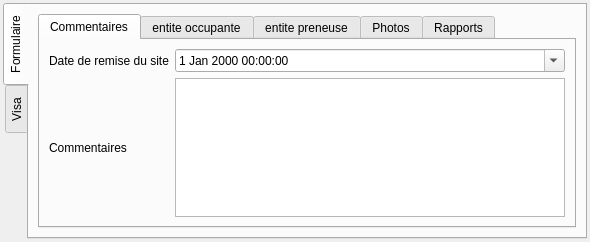
<?xml version="1.0" encoding="UTF-8"?>
<ui version="4.0">
 <class>Form</class>
 <widget class="QWidget" name="Form">
  <property name="geometry">
   <rect>
    <x>0</x>
    <y>0</y>
    <width>590</width>
    <height>242</height>
   </rect>
  </property>
  <property name="contextMenuPolicy">
   <enum>Qt::PreventContextMenu</enum>
  </property>
  <property name="windowTitle">
   <string>Form</string>
  </property>
  <layout class="QVBoxLayout" name="verticalLayout_20">
   <property name="leftMargin">
    <number>3</number>
   </property>
   <property name="topMargin">
    <number>3</number>
   </property>
   <property name="rightMargin">
    <number>3</number>
   </property>
   <property name="bottomMargin">
    <number>3</number>
   </property>
   <item>
    <widget class="QTabWidget" name="tabWidget_formvisa">
     <property name="tabPosition">
      <enum>QTabWidget::West</enum>
     </property>
     <property name="currentIndex">
      <number>0</number>
     </property>
     <widget class="QWidget" name="tab_15">
      <attribute name="title">
       <string>Formulaire</string>
      </attribute>
      <layout class="QVBoxLayout" name="verticalLayout_18">
       <property name="leftMargin">
        <number>0</number>
       </property>
       <property name="topMargin">
        <number>0</number>
       </property>
       <property name="rightMargin">
        <number>0</number>
       </property>
       <property name="bottomMargin">
        <number>0</number>
       </property>
       <item>
        <widget class="QStackedWidget" name="stackedWidget_2">
         <property name="currentIndex">
          <number>5</number>
         </property>
         <widget class="QWidget" name="NCA">
          <layout class="QVBoxLayout" name="verticalLayout_3">
           <item>
            <widget class="QTabWidget" name="tabWidget">
             <property name="currentIndex">
              <number>0</number>
             </property>
             <widget class="QWidget" name="tab">
              <attribute name="title">
               <string>Description</string>
              </attribute>
              <layout class="QVBoxLayout" name="verticalLayout_24">
               <item>
                <widget class="QGroupBox" name="groupBox_3">
                 <property name="title">
                  <string>Catégorie</string>
                 </property>
                 <layout class="QVBoxLayout" name="verticalLayout_11">
                  <item>
                   <widget class="QComboBox" name="comboBox_ncathcategorie"/>
                  </item>
                 </layout>
                </widget>
               </item>
               <item>
                <widget class="QTextBrowser" name="textBrowser_ncadescription">
                 <property name="readOnly">
                  <bool>false</bool>
                 </property>
                </widget>
               </item>
              </layout>
             </widget>
             <widget class="QWidget" name="tab_3">
              <attribute name="title">
               <string>Thèmes</string>
              </attribute>
              <layout class="QVBoxLayout" name="verticalLayout_10">
               <item>
                <widget class="QGroupBox" name="groupBox_2">
                 <property name="title">
                  <string>Thèmes concernés</string>
                 </property>
                 <layout class="QGridLayout" name="gridLayout_5">
                  <item row="0" column="1">
                   <widget class="QCheckBox" name="checkBox_ncathsecurite">
                    <property name="text">
                     <string>Sécurité</string>
                    </property>
                   </widget>
                  </item>
                  <item row="0" column="0">
                   <widget class="QCheckBox" name="checkBox_ncathqualite">
                    <property name="text">
                     <string>Qualité</string>
                    </property>
                   </widget>
                  </item>
                  <item row="0" column="2">
                   <widget class="QCheckBox" name="checkBox_ncathenvironnement">
                    <property name="text">
                     <string>Environnement</string>
                    </property>
                   </widget>
                  </item>
                  <item row="1" column="0">
                   <widget class="QCheckBox" name="checkBox_ncathouvrage">
                    <property name="text">
                     <string>Ouvrage</string>
                    </property>
                   </widget>
                  </item>
                  <item row="1" column="1">
                   <widget class="QCheckBox" name="checkBox_ncathsystem">
                    <property name="text">
                     <string>Système</string>
                    </property>
                   </widget>
                  </item>
                  <item row="1" column="2">
                   <widget class="QCheckBox" name="checkBox_ncathreglementaire">
                    <property name="text">
                     <string>Réglementaire</string>
                    </property>
                   </widget>
                  </item>
                  <item row="2" column="1" colspan="2">
                   <widget class="QTextBrowser" name="textBrowser_ncathcommentaire">
                    <property name="readOnly">
                     <bool>false</bool>
                    </property>
                   </widget>
                  </item>
                  <item row="2" column="0">
                   <widget class="QLabel" name="label_10">
                    <property name="text">
                     <string>Observation / autre</string>
                    </property>
                   </widget>
                  </item>
                 </layout>
                </widget>
               </item>
              </layout>
             </widget>
             <widget class="QWidget" name="tab_4">
              <attribute name="title">
               <string>Processus</string>
              </attribute>
              <layout class="QGridLayout" name="gridLayout_7">
               <item row="0" column="0">
                <widget class="QTextBrowser" name="textBrowser_ncaprocessus">
                 <property name="readOnly">
                  <bool>false</bool>
                 </property>
                </widget>
               </item>
              </layout>
             </widget>
             <widget class="QWidget" name="tab_5">
              <attribute name="title">
               <string>Cause</string>
              </attribute>
              <layout class="QVBoxLayout" name="verticalLayout_12">
               <item>
                <widget class="QTextBrowser" name="textBrowser_ncacause">
                 <property name="readOnly">
                  <bool>false</bool>
                 </property>
                </widget>
               </item>
              </layout>
             </widget>
             <widget class="QWidget" name="tab_2">
              <attribute name="title">
               <string>Photos</string>
              </attribute>
              <layout class="QVBoxLayout" name="verticalLayout_9"/>
             </widget>
             <widget class="QWidget" name="tab_6">
              <attribute name="title">
               <string>Plans</string>
              </attribute>
              <layout class="QVBoxLayout" name="verticalLayout_6"/>
             </widget>
            </widget>
           </item>
          </layout>
         </widget>
         <widget class="QWidget" name="NCB">
          <layout class="QVBoxLayout" name="verticalLayout_4">
           <item>
            <widget class="QTabWidget" name="tabWidget_propo">
             <property name="currentIndex">
              <number>0</number>
             </property>
             <widget class="QWidget" name="tab_8">
              <attribute name="title">
               <string>Proposition</string>
              </attribute>
              <layout class="QVBoxLayout" name="verticalLayout_5"/>
             </widget>
             <widget class="QWidget" name="tab_9">
              <attribute name="title">
               <string>Avis</string>
              </attribute>
              <layout class="QGridLayout" name="gridLayout_10">
               <item row="4" column="1">
                <widget class="QFrame" name="frame_choisresp">
                 <property name="frameShape">
                  <enum>QFrame::StyledPanel</enum>
                 </property>
                 <property name="frameShadow">
                  <enum>QFrame::Raised</enum>
                 </property>
                 <layout class="QVBoxLayout" name="verticalLayout_15"/>
                </widget>
               </item>
               <item row="2" column="1">
                <widget class="QDateEdit" name="dateEdit_datecible">
                 <property name="calendarPopup">
                  <bool>true</bool>
                 </property>
                </widget>
               </item>
               <item row="0" column="0">
                <widget class="QLabel" name="label_11">
                 <property name="text">
                  <string>Acceptation MOE</string>
                 </property>
                </widget>
               </item>
               <item row="2" column="0">
                <widget class="QLabel" name="label_12">
                 <property name="text">
                  <string>Date cible</string>
                 </property>
                </widget>
               </item>
               <item row="6" column="0">
                <widget class="QLabel" name="label_13">
                 <property name="text">
                  <string>Observation</string>
                 </property>
                </widget>
               </item>
               <item row="4" column="0">
                <widget class="QLabel" name="label_14">
                 <property name="text">
                  <string>Responsable</string>
                 </property>
                </widget>
               </item>
               <item row="0" column="1">
                <widget class="QComboBox" name="comboBox_acceptation"/>
               </item>
               <item row="6" column="1">
                <widget class="QTextBrowser" name="textBrowser_ncbobs">
                 <property name="readOnly">
                  <bool>false</bool>
                 </property>
                </widget>
               </item>
              </layout>
             </widget>
            </widget>
           </item>
          </layout>
         </widget>
         <widget class="QWidget" name="NCC">
          <layout class="QGridLayout" name="gridLayout_9">
           <item row="2" column="0">
            <widget class="QTabWidget" name="tabWidget_verif">
             <property name="currentIndex">
              <number>0</number>
             </property>
             <widget class="QWidget" name="tab_12">
              <attribute name="title">
               <string>Formulaire</string>
              </attribute>
              <layout class="QGridLayout" name="gridLayout_12">
               <item row="2" column="0">
                <widget class="QLabel" name="label_16">
                 <property name="text">
                  <string>Observation</string>
                 </property>
                </widget>
               </item>
               <item row="2" column="1">
                <widget class="QTextBrowser" name="textBrowser_etatverif">
                 <property name="readOnly">
                  <bool>false</bool>
                 </property>
                </widget>
               </item>
               <item row="0" column="1">
                <widget class="QComboBox" name="comboBox_etatverif"/>
               </item>
               <item row="0" column="0">
                <widget class="QLabel" name="label_15">
                 <property name="text">
                  <string>Etat</string>
                 </property>
                </widget>
               </item>
               <item row="1" column="0">
                <widget class="QLabel" name="label_17">
                 <property name="text">
                  <string>Date vérif</string>
                 </property>
                </widget>
               </item>
               <item row="1" column="1">
                <widget class="QDateEdit" name="dateEdit_etatverif">
                 <property name="calendarPopup">
                  <bool>true</bool>
                 </property>
                </widget>
               </item>
              </layout>
             </widget>
             <widget class="QWidget" name="tab_14">
              <attribute name="title">
               <string>Photos</string>
              </attribute>
              <layout class="QVBoxLayout" name="verticalLayout_17"/>
             </widget>
            </widget>
           </item>
          </layout>
         </widget>
         <widget class="QWidget" name="NCD">
          <layout class="QGridLayout" name="gridLayout_8">
           <item row="0" column="0">
            <widget class="QLabel" name="label_18">
             <property name="text">
              <string>Levée de reserve</string>
             </property>
            </widget>
           </item>
           <item row="0" column="1">
            <widget class="QComboBox" name="comboBox_leveres"/>
           </item>
           <item row="1" column="0">
            <widget class="QLabel" name="label_19">
             <property name="text">
              <string>Observation</string>
             </property>
            </widget>
           </item>
           <item row="1" column="1">
            <widget class="QTextBrowser" name="textBrowser_leveres">
             <property name="readOnly">
              <bool>false</bool>
             </property>
            </widget>
           </item>
          </layout>
         </widget>
         <widget class="QWidget" name="NCE">
          <layout class="QGridLayout" name="gridLayout_11">
           <item row="0" column="0">
            <widget class="QLabel" name="label_20">
             <property name="text">
              <string>Action corrective ?</string>
             </property>
            </widget>
           </item>
           <item row="0" column="1">
            <widget class="QComboBox" name="comboBox_actioncorr"/>
           </item>
           <item row="1" column="0">
            <widget class="QLabel" name="label_21">
             <property name="text">
              <string>Commentaire</string>
             </property>
            </widget>
           </item>
           <item row="1" column="1">
            <widget class="QTextBrowser" name="textBrowser_actioncorr">
             <property name="readOnly">
              <bool>false</bool>
             </property>
            </widget>
           </item>
          </layout>
         </widget>
         <widget class="QWidget" name="PVA">
          <layout class="QVBoxLayout" name="verticalLayout">
           <item>
            <widget class="QTabWidget" name="tabWidget_pvmisedispo">
             <property name="currentIndex">
              <number>0</number>
             </property>
             <widget class="QWidget" name="tab_17">
              <attribute name="title">
               <string>Commentaires</string>
              </attribute>
              <layout class="QGridLayout" name="gridLayout_13">
               <item row="0" column="0">
                <widget class="QLabel" name="label_22">
                 <property name="text">
                  <string>Date de remise du site</string>
                 </property>
                </widget>
               </item>
               <item row="1" column="0">
                <widget class="QLabel" name="label_23">
                 <property name="text">
                  <string>Commentaires</string>
                 </property>
                </widget>
               </item>
               <item row="1" column="1">
                <widget class="QTextBrowser" name="textBrowser_pva">
                 <property name="readOnly">
                  <bool>false</bool>
                 </property>
                </widget>
               </item>
               <item row="0" column="1">
                <widget class="QDateTimeEdit" name="dateTimeEdit_pva">
                 <property name="calendarPopup">
                  <bool>true</bool>
                 </property>
                </widget>
               </item>
              </layout>
             </widget>
             <widget class="QWidget" name="tab_7">
              <attribute name="title">
               <string>entite occupante</string>
              </attribute>
              <layout class="QVBoxLayout" name="verticalLayout_23" stretch="1,10">
               <item>
                <widget class="QGroupBox" name="groupBox_10">
                 <property name="title">
                  <string>Marché</string>
                 </property>
                 <layout class="QGridLayout" name="gridLayout_14" columnstretch="1,10">
                  <item row="0" column="0">
                   <widget class="QLabel" name="label_26">
                    <property name="text">
                     <string>n° marche</string>
                    </property>
                   </widget>
                  </item>
                  <item row="0" column="1">
                   <widget class="QFrame" name="frame_entocc_marche">
                    <property name="frameShape">
                     <enum>QFrame::StyledPanel</enum>
                    </property>
                    <property name="frameShadow">
                     <enum>QFrame::Raised</enum>
                    </property>
                    <layout class="QVBoxLayout" name="verticalLayout_13">
                     <property name="leftMargin">
                      <number>0</number>
                     </property>
                     <property name="topMargin">
                      <number>0</number>
                     </property>
                     <property name="rightMargin">
                      <number>0</number>
                     </property>
                     <property name="bottomMargin">
                      <number>0</number>
                     </property>
                    </layout>
                   </widget>
                  </item>
                 </layout>
                </widget>
               </item>
               <item>
                <widget class="QGroupBox" name="groupBox_entocc_sign">
                 <property name="title">
                  <string>Signature</string>
                 </property>
                 <layout class="QVBoxLayout" name="verticalLayout_32"/>
                </widget>
               </item>
              </layout>
             </widget>
             <widget class="QWidget" name="tab_10">
              <attribute name="title">
               <string>entite preneuse</string>
              </attribute>
              <layout class="QVBoxLayout" name="verticalLayout_22" stretch="1,10">
               <item>
                <widget class="QGroupBox" name="groupBox_9">
                 <property name="title">
                  <string>Marché</string>
                 </property>
                 <layout class="QGridLayout" name="gridLayout_6" columnstretch="1,10">
                  <item row="0" column="0">
                   <widget class="QLabel" name="label_24">
                    <property name="text">
                     <string>n° marche</string>
                    </property>
                   </widget>
                  </item>
                  <item row="0" column="1">
                   <widget class="QFrame" name="frame_entpren_marche">
                    <property name="frameShape">
                     <enum>QFrame::StyledPanel</enum>
                    </property>
                    <property name="frameShadow">
                     <enum>QFrame::Raised</enum>
                    </property>
                    <layout class="QVBoxLayout" name="verticalLayout_14">
                     <property name="leftMargin">
                      <number>0</number>
                     </property>
                     <property name="topMargin">
                      <number>0</number>
                     </property>
                     <property name="rightMargin">
                      <number>0</number>
                     </property>
                     <property name="bottomMargin">
                      <number>0</number>
                     </property>
                    </layout>
                   </widget>
                  </item>
                 </layout>
                </widget>
               </item>
               <item>
                <widget class="QGroupBox" name="groupBox_entpren_sign">
                 <property name="title">
                  <string>Signature</string>
                 </property>
                 <layout class="QVBoxLayout" name="verticalLayout_27"/>
                </widget>
               </item>
              </layout>
             </widget>
             <widget class="QWidget" name="tab_11">
              <attribute name="title">
               <string>Photos</string>
              </attribute>
              <layout class="QVBoxLayout" name="verticalLayout_16"/>
             </widget>
             <widget class="QWidget" name="tab_13">
              <attribute name="title">
               <string>Rapports</string>
              </attribute>
              <layout class="QVBoxLayout" name="verticalLayout_21"/>
             </widget>
            </widget>
           </item>
          </layout>
         </widget>
         <widget class="QWidget" name="page_4">
          <layout class="QVBoxLayout" name="verticalLayout_7">
           <item>
            <widget class="QScrollArea" name="scrollArea">
             <property name="widgetResizable">
              <bool>true</bool>
             </property>
             <widget class="QWidget" name="scrollAreaWidgetContents">
              <property name="geometry">
               <rect>
                <x>0</x>
                <y>0</y>
                <width>521</width>
                <height>327</height>
               </rect>
              </property>
              <layout class="QVBoxLayout" name="verticalLayout_8">
               <item>
                <widget class="QFrame" name="frame">
                 <property name="frameShape">
                  <enum>QFrame::StyledPanel</enum>
                 </property>
                 <property name="frameShadow">
                  <enum>QFrame::Raised</enum>
                 </property>
                 <layout class="QGridLayout" name="gridLayout_3">
                  <item row="0" column="0">
                   <widget class="QLabel" name="label">
                    <property name="text">
                     <string>Date</string>
                    </property>
                   </widget>
                  </item>
                  <item row="1" column="0">
                   <widget class="QLabel" name="label_5">
                    <property name="text">
                     <string>Urgence</string>
                    </property>
                   </widget>
                  </item>
                  <item row="1" column="1">
                   <widget class="QComboBox" name="comboBox_urgence"/>
                  </item>
                  <item row="0" column="1">
                   <widget class="QDateTimeEdit" name="dateTimeEdit">
                    <property name="calendarPopup">
                     <bool>true</bool>
                    </property>
                   </widget>
                  </item>
                 </layout>
                </widget>
               </item>
               <item>
                <widget class="QStackedWidget" name="stackedWidget">
                 <property name="currentIndex">
                  <number>0</number>
                 </property>
                 <widget class="QWidget" name="page">
                  <layout class="QGridLayout" name="gridLayout" columnstretch="1,5,1">
                   <item row="5" column="0">
                    <widget class="QLabel" name="label_6">
                     <property name="text">
                      <string>Evolution</string>
                     </property>
                    </widget>
                   </item>
                   <item row="1" column="0">
                    <widget class="QLabel" name="label_2">
                     <property name="text">
                      <string>Nombre</string>
                     </property>
                    </widget>
                   </item>
                   <item row="1" column="1">
                    <widget class="QSpinBox" name="spinBox_nombre">
                     <property name="minimum">
                      <number>-1</number>
                     </property>
                    </widget>
                   </item>
                   <item row="3" column="0">
                    <widget class="QLabel" name="label_7">
                     <property name="text">
                      <string>Commentaire</string>
                     </property>
                    </widget>
                   </item>
                   <item row="1" column="2">
                    <widget class="QToolButton" name="toolButton_calc_nb">
                     <property name="text">
                      <string/>
                     </property>
                     <property name="icon">
                      <iconset>
                       <normaloff>:/plugins/Lamia/icons/numpad.png</normaloff>:/plugins/Lamia/icons/numpad.png</iconset>
                     </property>
                    </widget>
                   </item>
                   <item row="3" column="1" colspan="2">
                    <widget class="QTextEdit" name="textEdit_comm">
                     <property name="sizePolicy">
                      <sizepolicy hsizetype="Expanding" vsizetype="Expanding">
                       <horstretch>0</horstretch>
                       <verstretch>0</verstretch>
                      </sizepolicy>
                     </property>
                     <property name="maximumSize">
                      <size>
                       <width>16777215</width>
                       <height>40</height>
                      </size>
                     </property>
                    </widget>
                   </item>
                   <item row="5" column="1" colspan="2">
                    <widget class="QTextEdit" name="textEdit_evolution">
                     <property name="sizePolicy">
                      <sizepolicy hsizetype="Expanding" vsizetype="Expanding">
                       <horstretch>0</horstretch>
                       <verstretch>0</verstretch>
                      </sizepolicy>
                     </property>
                     <property name="maximumSize">
                      <size>
                       <width>16777215</width>
                       <height>40</height>
                      </size>
                     </property>
                    </widget>
                   </item>
                  </layout>
                 </widget>
                 <widget class="QWidget" name="page_2">
                  <layout class="QGridLayout" name="gridLayout_2">
                   <item row="0" column="0">
                    <widget class="QLabel" name="label_3">
                     <property name="text">
                      <string>NOD</string>
                     </property>
                    </widget>
                   </item>
                   <item row="1" column="1">
                    <spacer name="verticalSpacer_2">
                     <property name="orientation">
                      <enum>Qt::Vertical</enum>
                     </property>
                     <property name="sizeHint" stdset="0">
                      <size>
                       <width>20</width>
                       <height>40</height>
                      </size>
                     </property>
                    </spacer>
                   </item>
                  </layout>
                 </widget>
                 <widget class="QWidget" name="page_3">
                  <layout class="QVBoxLayout" name="verticalLayout_2">
                   <item>
                    <widget class="QLabel" name="label_9">
                     <property name="text">
                      <string>Equip</string>
                     </property>
                    </widget>
                   </item>
                  </layout>
                 </widget>
                </widget>
               </item>
               <item>
                <widget class="QGroupBox" name="groupBox">
                 <property name="title">
                  <string>Suite à donner</string>
                 </property>
                 <layout class="QGridLayout" name="gridLayout_4">
                  <item row="1" column="0">
                   <widget class="QLabel" name="label_8">
                    <property name="text">
                     <string>Commentaire</string>
                    </property>
                   </widget>
                  </item>
                  <item row="0" column="0">
                   <widget class="QLabel" name="label_4">
                    <property name="text">
                     <string>Type de suite</string>
                    </property>
                   </widget>
                  </item>
                  <item row="0" column="1">
                   <widget class="QComboBox" name="comboBox_typesuite"/>
                  </item>
                  <item row="1" column="1">
                   <widget class="QTextEdit" name="textEdit_suite">
                    <property name="sizePolicy">
                     <sizepolicy hsizetype="Expanding" vsizetype="Expanding">
                      <horstretch>0</horstretch>
                      <verstretch>0</verstretch>
                     </sizepolicy>
                    </property>
                    <property name="maximumSize">
                     <size>
                      <width>16777215</width>
                      <height>40</height>
                     </size>
                    </property>
                   </widget>
                  </item>
                 </layout>
                </widget>
               </item>
              </layout>
             </widget>
            </widget>
           </item>
          </layout>
         </widget>
        </widget>
       </item>
      </layout>
     </widget>
     <widget class="QWidget" name="tab_16">
      <attribute name="title">
       <string>Visa</string>
      </attribute>
      <layout class="QVBoxLayout" name="verticalLayout_19"/>
     </widget>
    </widget>
   </item>
  </layout>
 </widget>
 <resources/>
 <connections/>
</ui>
